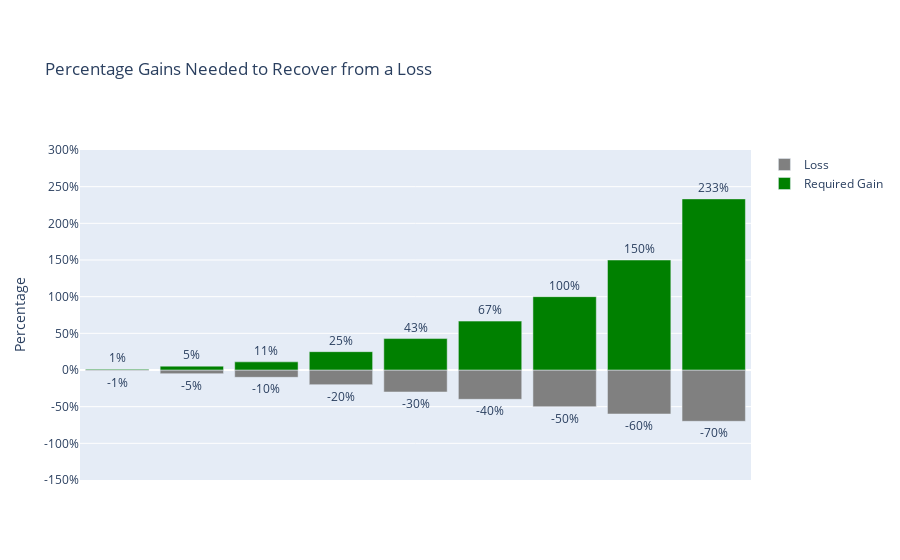

Notebook cell for this chart:
### Code cell
import plotly.graph_objects as go

# Define the loss percentages
loss_percentages = [-1, -5, -10, -20, -30, -40, -50, -60, -70]

# Calculate the required gain percentages to recover from the losses
required_gains = [(abs(loss) / (100 - abs(loss))) * 100 for loss in loss_percentages]

# Create the bar chart
fig = go.Figure()

# Add the bars for losses with labels
fig.add_trace(go.Bar(
    x=[f'{loss}%' for loss in loss_percentages],
    y=loss_percentages,
    marker_color='grey',
    name='Loss',
    text=[f'{loss}%' for loss in loss_percentages],
    textposition='outside'
))

# Add the bars for required gains with labels
fig.add_trace(go.Bar(
    x=[f'{loss}%' for loss in loss_percentages],
    y=required_gains,
    marker_color='green',
    name='Required Gain',
    text=[f'{gain:.0f}%' for gain in required_gains],
    textposition='outside'
))

# Update layout
fig.update_layout(
    title='Percentage Gains Needed to Recover from a Loss',
    xaxis_title='',
    yaxis_title='Percentage',
    xaxis=dict(
        showticklabels=False,  # Hide x-axis labels
    ),
    yaxis=dict(
        tickmode='array',
        tickvals=list(range(-150, 301, 50)),
        ticktext=[f'{i}%' for i in range(-150, 301, 50)],
        range=[-150, 300]  # Set the y-axis range from -100 to 300
    ),
    barmode='overlay',
    bargap=0.15,
    margin=dict(t=150)  # Extend the top margin further
)

# Show the chart
fig.show()

### Figure 1 — Plotly figure (JSON) as saved in the notebook; plotly's stock layout.template omitted (floating-point values rounded to 4 significant figures)
{"data": [{"marker": {"color": "grey"}, "name": "Loss", "text": ["-1%", "-5%", "-10%", "-20%", "-30%", "-40%", "-50%", "-60%", "-70%"], "textposition": "outside", "type": "bar", "x": ["-1%", "-5%", "-10%", "-20%", "-30%", "-40%", "-50%", "-60%", "-70%"], "y": [-1, -5, -10, -20, -30, -40, -50, -60, -70]}, {"marker": {"color": "green"}, "name": "Required Gain", "text": ["1%", "5%", "11%", "25%", "43%", "67%", "100%", "150%", "233%"], "textposition": "outside", "type": "bar", "x": ["-1%", "-5%", "-10%", "-20%", "-30%", "-40%", "-50%", "-60%", "-70%"], "y": [1.01, 5.263, 11.11, 25, 42.86, 66.67, 100, 150, 233.3]}], "layout": {"autosize": true, "bargap": 0.15, "barmode": "overlay", "margin": {"t": 150}, "title": {"text": "Percentage Gains Needed to Recover from a Loss"}, "xaxis": {"autorange": true, "range": [-0.5, 8.5], "showticklabels": false, "title": {"text": ""}, "type": "category"}, "yaxis": {"range": [-150, 300], "tickmode": "array", "ticktext": ["-150%", "-100%", "-50%", "0%", "50%", "100%", "150%", "200%", "250%", "300%"], "tickvals": [-150, -100, -50, 0, 50, 100, 150, 200, 250, 300], "title": {"text": "Percentage"}, "type": "linear"}}}
